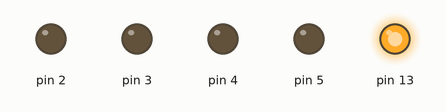
Simulated run of this sketch. Board: Arduino Uno, built with avr-gcc and run on an emulated ATmega328P. On the bench: output pins drawn as LEDs (lit = HIGH).

Above: at 0.2 s.
At 1.2 s:
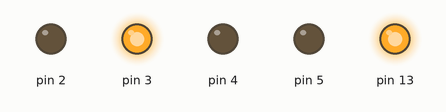
At 2.2 s:
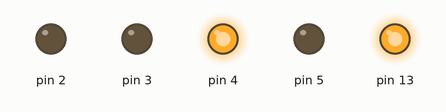
At 4.2 s:
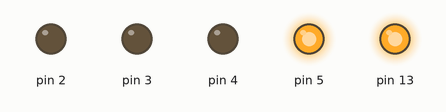
At 6.2 s:
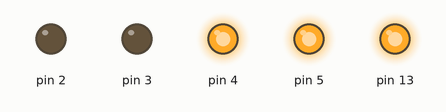
At 8.5 s:
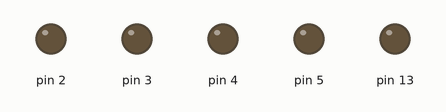
Timing chart, 0 to 11.7 s (numbered marks = the images above):
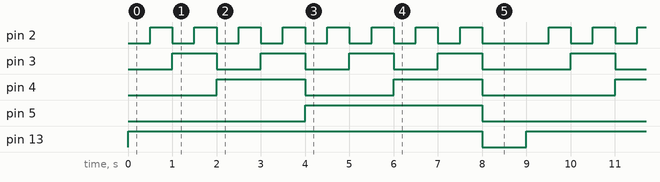

The sketch:

Binary_to_15_Decimal_V2.ino
```cpp
int oneMag = 0;
int twoMag = 0;
int threeMag = 0;
int fourMag = 0;

void setup() {
  // put your setup code here, to run once:
pinMode(2,OUTPUT);
pinMode(3,OUTPUT);
pinMode(4,OUTPUT);
pinMode(5,OUTPUT);
pinMode(13,OUTPUT);

}

void loop() {
  // put your main code here, to run repeatedly:
digitalWrite(2, LOW);
digitalWrite(3, LOW);
digitalWrite(4, LOW);
digitalWrite(5, LOW);
digitalWrite(13, HIGH);

  for (int i=1; i <=16; i++) {

    delay(500);
    oneMag = oneMag + 1;

    if (oneMag == 2) {
      oneMag = 0;
      twoMag = twoMag + 1;
      if (twoMag == 2) {
        twoMag = 0;
        threeMag = threeMag + 1;
        if (threeMag == 2) {
          threeMag = 0;
          fourMag = fourMag + 1;
        }
      }
    }

    digitalWrite(2,oneMag);
    digitalWrite(3,twoMag);
    digitalWrite(4,threeMag);
    digitalWrite(5,fourMag);

  }


digitalWrite(13,LOW);
digitalWrite(5,LOW);
fourMag = 0;
delay(1000);
}
```

Measured:
- by itself, pin 2: repeats every 9.0 s: 7 × (LOW 0.50 s, HIGH 0.50 s), LOW 1.5 s, HIGH 0.50 s
- by itself, pin 3: repeats every 9.0 s: 3 × (LOW 1.0 s, HIGH 1.0 s), LOW 2.0 s, HIGH 1.0 s
- by itself, pin 4: repeats every 9.0 s: LOW 2.0 s, HIGH 2.0 s, LOW 3.0 s, HIGH 2.0 s
- by itself, pin 5: alternates HIGH for 4.0 s and LOW for 5.0 s
- by itself, pin 13: alternates HIGH for 8.0 s and LOW for 1.0 s
